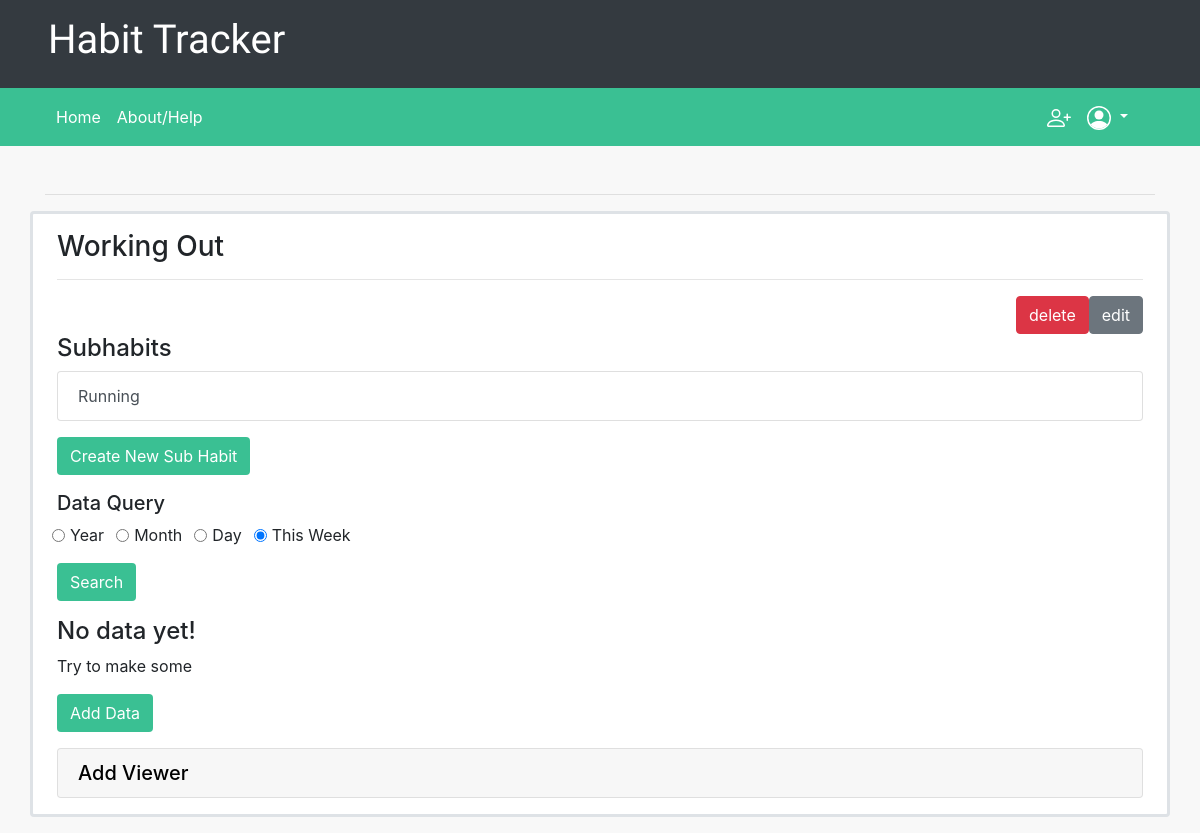
Before: /habit/12 (signed in) with the older database file.
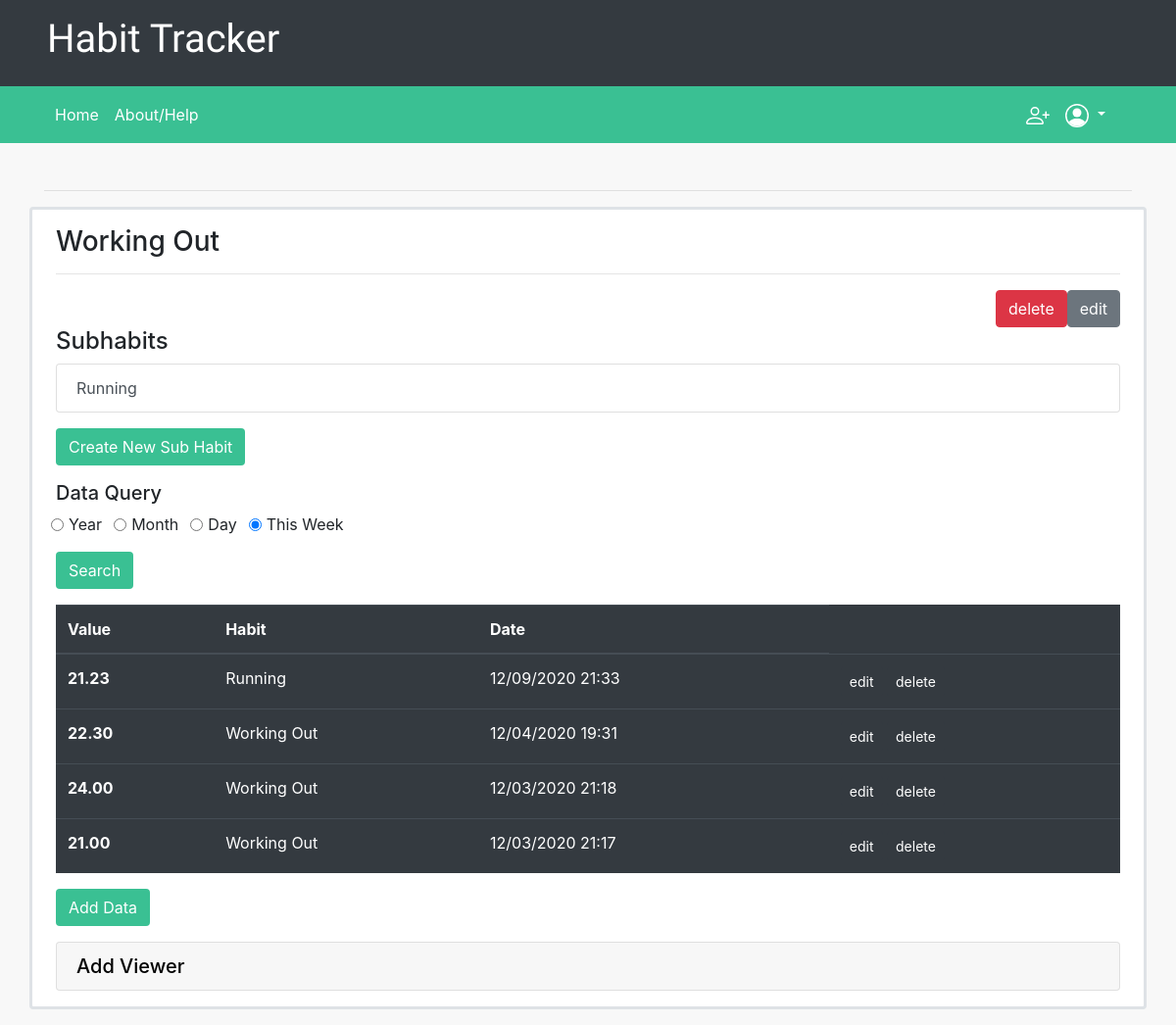
After: the same page with the newer database file.
### habits/models.py (models this page shows, shortened)
class Habit(models.Model):
    name = models.CharField(max_length=60)
    owner = models.ForeignKey(User, on_delete=models.CASCADE, related_name="habits")
    viewers = models.ManyToManyField(User, related_name="viewing", default=None, blank=True)
    dataType = models.SmallIntegerField(default=0)
    def getDataSetType(self):
        types = {
            0: QuantitativeDataSet,
            1: QualitativeDataSet
        }
        return types[self.dataType]
    def getDataSet(self):
        return self.getDataSetType().objects.get(associatedHabit=self)

class SubHabit(Habit):
    mainHabit = models.ForeignKey(MainHabit, on_delete=models.CASCADE, related_name="subhabits")

class DataEntry(models.Model):
    date = models.DateTimeField(auto_now_add=True)

class QuantitativeData(DataEntry):
    parentSet = models.ForeignKey(QuantitativeDataSet, on_delete=models.CASCADE, related_name="dataEntries", default=None)
    content = models.DecimalField(max_digits=20, decimal_places=2)

class DataSet(models.Model):
    associatedHabit = models.OneToOneField(Habit, on_delete=models.CASCADE, related_name="dataSet")
    type = models.IntegerField(default=0)
    monthDays = {
        1: 31,
        3: 31,
        4: 30,
        5: 31,
        6: 30,
        7: 31,
        8: 31,
        9: 30,
        10: 31,
        11: 30,
        12: 31
    }

class DataEntry(models.Model):
    date = models.DateTimeField(auto_now_add=True)

### habits/views.py (the view)
# urls.py: path("habit/<int:habit_id>", views.viewHabit, name="viewHabit"),
@login_required
def viewHabit(request, habit_id):
    habit = MainHabit.objects.get(id=habit_id)
    allData = habit.getData().order_by('-date')
    return render(request, "habits/viewHabit.html", {
        "habit": habit,
        "allData": allData
    })

### habits/models.py (called while the page is built)
    def getData(self):
        data = self.getDataSet().dataEntries.all()
        subhabits = list(self.subhabits.all())
        for subhabit in subhabits:
            data = data | subhabit.getDataSet().dataEntries.all()
        return data

### habits/templates/habits/viewHabit.html (shortened to what this page needs)
{% extends "habits/layout.html" %}
{% block body %}
    <div class="row justify-content-center">
        <div class="border px-4 py-3 mb-3 rounded bform col-12">
            <h3>{{ habit.name }}</h3>
            <hr>
            <div class="d-flex flex-row-reverse">
                {% if user == habit.owner %}
                    <a href="{% url 'editHabit' habit.id %}"><button class="btn btn-secondary">edit</button></a>
                    <a href="{% url 'deleteHabit' habit.id %}"><button class="btn btn-danger">delete</button></a>
                {% endif %}
            </div>
            {% with subhabits=habit.subhabits.all %}
                <h4>Subhabits</h4>
                {% if subhabits %}
                    <div class="list-group">
                        {% for subhabit in subhabits %}
                            <a href="{% url 'viewSubHabit' subhabit.id %}" class="list-group-item list-group-item-action">{{ subhabit.name }}</a>
                        {% endfor %}
                    </div>
                {% else %}
                    <p>No Subhabits!</p>
                {% endif %}
                {% if user == habit.owner %}
                    <a href="{% url 'createSubHabit' habit.id %}"><button class="btn btn-login my-3">Create New Sub Habit</button></a>
                {% endif %}
            {% endwith %}
            {% if habit.dataType == 0 %}
                <h5>Data Query</h5>
                <div class="form-row">
                    <div class="form-check form-check-inline">
                        <input class="form-check-input" type="radio" name="dataQuery" id="yearLabel" value="year">
                        <label class="form-check-label" for="yearLabel">Year</label>
                    </div>
                    <div class="form-check form-check-inline">
                        <input class="form-check-input" type="radio" name="dataQuery" id="monthLabel" value="month">
                        <label class="form-check-label" for="monthLabel">Month</label>
                    </div>
                    <div class="form-check form-check-inline">
                        <input class="form-check-input" type="radio" name="dataQuery" id="dayLabel" value="day">
                        <label class="form-check-label" for="dayLabel">Day</label>
                    </div>
                    <div class="form-check form-check-inline">
                        <input class="form-check-input" type="radio" checked name="dataQuery" id="thisWeekLabel" value="thisWeek">
                        <label class="form-check-label" for="thisWeekLabel">This Week</label>
                    </div>
                </div>
                <button class="btn btn-login my-3" id="query-btn">Search</button>
            {% endif %}
            {% with datapoints=allData.all %}
                {% if datapoints %}
                    <table class="table table-hover table-dark">
                        <thead>
                            <tr>
                                <th scope="col">Value</th>
                                <th scope="col">Habit</th>
                                <th scope="col">Date</th>
                            </tr>
                        </thead>
                        {% for point in datapoints %}
                            <tr>
                                <th scope="row">{{ point.content }}</th>
                                <td>{{ point.parentSet.associatedHabit.name }}</td>
                                <td>{{ point.date|date:"SHORT_DATE_FORMAT" }} {{ point.date|time:"H:i" }}</td>
                                <td>
                                    <a href="{% url 'editEntry' point.parentSet.associatedHabit_id point.id %}">
                                        <button class="btn btn-dark btn-sm">edit</button>
                                    </a>
                                    <a href="{% url 'deleteEntry' point.parentSet.associatedHabit_id point.id %}">
                                        <button class="btn btn-dark btn-sm">delete</button>
                                    </a>
                                </td>
                            </tr>
                        {% endfor %}
                    </table>
                {% else %}
                    <h4>No data yet!</h4>
                    <p>Try to make some</p>
                {% endif%}
                {% if user == habit.owner %}
                    <a href="{% url 'addHabitData' habit.id %}"><button class="btn btn-login">Add Data</button></a>
                {% endif %}
            {% endwith %}
            {% if user == habit.owner %}
                <div class="accordion md-accordion mt-3" id="accordionEx" role="tablist" aria-multiselectable="true">
                    <div class="card">
                        <div class="card-header" role="tab" id="headingOne1">
                            <a data-toggle="collapse" data-parent="#accordionEx" href="#collapseOne1" aria-expanded="true"
                            aria-controls="collapseOne1" id="add-viewer">
                            <h5 class="mb-0">
                                Add Viewer
                            </h5>
                            </a>
                        </div>
                    </div>
                </div>
            {% endif %}
        </div>
    </div>
{% endblock %}

### habits/templates/habits/layout.html (shortened to what this page needs)
{% load static %}
<!DOCTYPE html>
<html lang="en">
  <head>
    <link
      rel="stylesheet"
      href="https://cdn.jsdelivr.net/npm/bootstrap@4.5.3/dist/css/bootstrap.min.css"
    />
    <link
      rel="stylesheet"
      type="text/css"
      href="{% static 'habits/style.css' %}"
    />
  </head>
  <body>
    <div class="logo-div py-3 pl-5 bg-dark text-white">
      <h1>Habit Tracker</h1>
    </div>
    <nav class="navbar navbar-expand-lg navbar-dark main-nav pl-5">
      <div class="collapse navbar-collapse" id="navbarNavDropdown">
        <ul class="navbar-nav">
          <li class="nav-item">
            <a class="nav-link" href="{% url 'index' %}">Home</a>
          </li>
          <li class="nav-item">
            <a class="nav-link" href="{% url 'about' %}">About/Help</a>
          </li>
        </ul>
        <ul class="navbar-nav ml-md-auto pr-5">
          {% if user.is_authenticated %}
          <li class="nav-item dropdown">
            <a class="nav-link" href="#" id="request-icon" data-closed="true">
            </a>
          </li>
          <li class="nav-item dropdown">
            <a class="nav-link dropdown-toggle" href="#" data-toggle="dropdown">
            </a>
          </li>
          {% endif %}
        </ul>
      </div>
    </nav>
    <div id="body">
      <div class="container-md mt-5">
        <hr />
        {% block body %} {% endblock %}
      </div>
    </div>
  </body>
</html>

### habits/static/habits/style.css (style rules this page uses)
.logo-div { font-family: "Lobster"; }
.main-nav { background-color: #3ac093; }
.nav-link { color: white !important; }
.bform { background-color: white; border-width: 3px !important; }
.btn-login { background-color: #3ac093; color: white; }
#add-viewer { color: black; }
body { background-color: #f8f8f8; }

Changed rows visible on the page:
added QuantitativeData: content "21.23", parentSet.associatedHabit.name "Running", date "12/09/2020", date "21:33"
added QuantitativeData: content "22.30", parentSet.associatedHabit.name "Working Out", date "12/04/2020", date "19:31"
added QuantitativeData: content "24.00", parentSet.associatedHabit.name "Working Out", date "12/03/2020", date "21:18"
added QuantitativeData: content "21.00", parentSet.associatedHabit.name "Working Out", date "12/03/2020", date "21:17"
Other visible differences:
text no longer shown: "No data yet! Try to make some"
text now shown: "Value Habit Date"
